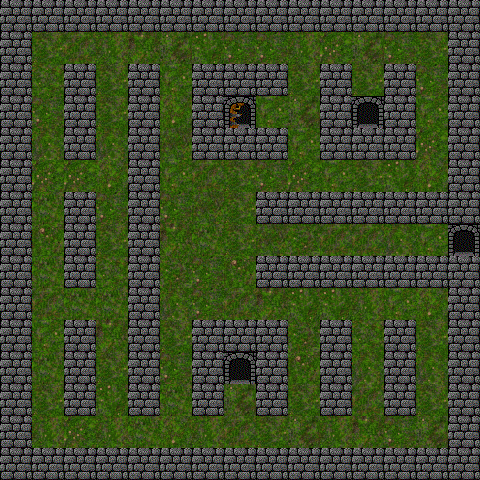

A level layout from a 2D game, rendered from its tile map. Below: a short description, then the map file with tile-grid data replaced by summaries:
An orthogonal 15x15 tile map with 32x32 px tiles, 3 tile layers (hiddenLayer, lowerLayer, upperLayer), 3 tilesets.

<map version="1.0" orientation="orthogonal" renderorder="right-down" width="15" height="15" tilewidth="32" tileheight="32" nextobjectid="1">
 <tileset firstgid="1" name="grass" tilewidth="32" tileheight="32" tilecount="16">
  <image source="../images/grass.png" width="128" height="128" />
 </tileset>
 <tileset firstgid="17" name="dungeontiles" tilewidth="32" tileheight="32" tilecount="90">
  <image source="../images/dungeontiles.gif" trans="ff00ff" width="288" height="320" />
  <tile id="0">
   <properties>
    <property name="blocked" value="true" />
   </properties>
  </tile>
  <tile id="1">
   <properties>
    <property name="blocked" value="true" />
   </properties>
  </tile>
  <tile id="2">
   <properties>
    <property name="blocked" value="true" />
   </properties>
  </tile>
  <tile id="3">
   <properties>
    <property name="blocked" value="true" />
   </properties>
  </tile>
  <tile id="4">
   <properties>
    <property name="blocked" value="true" />
   </properties>
  </tile>
  <tile id="5">
   <properties>
    <property name="blocked" value="true" />
   </properties>
  </tile>
  <tile id="6">
   <properties>
    <property name="blocked" value="true" />
   </properties>
  </tile>
  <tile id="7">
   <properties>
    <property name="blocked" value="true" />
   </properties>
  </tile>
  <tile id="8">
   <properties>
    <property name="blocked" value="true" />
   </properties>
  </tile>
  <tile id="36">
   <properties>
    <property name="blocked" value="true" />
   </properties>
  </tile>
  <tile id="37">
   <properties>
    <property name="blocked" value="true" />
   </properties>
  </tile>
  <tile id="38">
   <properties>
    <property name="blocked" value="true" />
   </properties>
  </tile>
  <tile id="39">
   <properties>
    <property name="blocked" value="true" />
   </properties>
  </tile>
  <tile id="40">
   <properties>
    <property name="blocked" value="true" />
   </properties>
  </tile>
  <tile id="41">
   <properties>
    <property name="blocked" value="true" />
   </properties>
  </tile>
  <tile id="42">
   <properties>
    <property name="blocked" value="true" />
   </properties>
  </tile>
  <tile id="43">
   <properties>
    <property name="blocked" value="true" />
   </properties>
  </tile>
  <tile id="44">
   <properties>
    <property name="blocked" value="true" />
   </properties>
  </tile>
 </tileset>
 <tileset firstgid="107" name="objectStarts" tilewidth="32" tileheight="32" tilecount="16">
  <image source="../images/objectStarts.png" width="128" height="128" />
  <tile id="0">
   <properties>
    <property name="objectStart" value="player" />
   </properties>
  </tile>
  <tile id="1">
   <properties>
    <property name="objectStart" value="enemy" />
   </properties>
  </tile>
  <tile id="2">
   <properties>
    <property name="objectStart" value="" />
   </properties>
  </tile>
  <tile id="3">
   <properties>
    <property name="objectStart" value="" />
   </properties>
  </tile>
  <tile id="4">
   <properties>
    <property name="objectStart" value="bomb" />
   </properties>
  </tile>
  <tile id="5">
   <properties>
    <property name="objectStart" value="coin" />
   </properties>
  </tile>
  <tile id="8">
   <properties>
    <property name="portal" value="NORTH,11,3" />
   </properties>
  </tile>
  <tile id="9">
   <properties>
    <property name="portal" value="WEST,14,7" />
   </properties>
  </tile>
  <tile id="10">
   <properties>
    <property name="portal" value="EAST,7,3" />
   </properties>
  </tile>
  <tile id="11">
   <properties>
    <property name="portal" value="SOUTH,7,11" />
   </properties>
  </tile>
 </tileset>
 <layer name="hiddenLayer" width="15" height="15">
  <data>[225 cells, 111 non-empty, 8 distinct tile ids]</data>
 </layer>
 <layer name="lowerLayer" width="15" height="15">
  <data>[225 cells, 225 non-empty, 19 distinct tile ids]</data>
 </layer>
 <layer name="upperLayer" width="15" height="15">
  <data>[225 cells, 0 non-empty, 0 distinct tile ids]</data>
 </layer>
</map>
